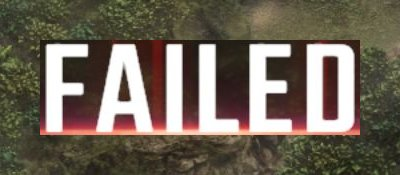
#> input picture tests/fixtures/vision/defeat_screen/composite_positive.jpg, 400 x 175 px
$ python -i fast_forward.py   (imports and definitions only)
#> lines starting #> are read from the running program, lines starting #| are printed output that depends on the picture; after the words box and inside, x2 and y2 are one past the last pixel; in counts of white or black regions, pixels touching at a corner belong together
#> further down, picture is the input picture: shape (175, 400, 3); mean B, G, R 89, 102.3, 111.7
from __future__ import annotations

import cv2
import numpy as np

from ggge_ai_2.interpreter.elements.region import Region, match

# [1 line that did not run here, left out]
FAST_FORWARD_OUTLINE_TOLERANCE = 3
FAST_FORWARD_OUTLINE_COVERAGE = 0.7
# [1 line that did not run here, left out]
FAST_FORWARD_GLYPH_MARGIN = 12
FAST_FORWARD_GLYPH_SCORE = 0.7

_STEPS = 120


def _outline_points(w: int, h: int) -> tuple[np.ndarray, np.ndarray]:
    """Return points on the capsule outline: two half circles joined by two straight edges."""
    left, top, right, bottom = (
        FAST_FORWARD_BOX[0] * w,
        FAST_FORWARD_BOX[1] * h,
        FAST_FORWARD_BOX[2] * w,
        FAST_FORWARD_BOX[3] * h,
    )
    radius = (bottom - top) / 2
    cy = (top + bottom) / 2
    left_cx, right_cx = left + radius, right - radius
    t = np.linspace(-np.pi / 2, np.pi / 2, _STEPS // 4)
    xs = np.concatenate(
        [
            right_cx + radius * np.cos(t),
            left_cx - radius * np.cos(t),
            np.linspace(left_cx, right_cx, _STEPS // 4),
            np.linspace(left_cx, right_cx, _STEPS // 4),
        ]
    )
    ys = np.concatenate(
        [
            cy + radius * np.sin(t),
            cy + radius * np.sin(t),
            np.full(_STEPS // 4, top),
            np.full(_STEPS // 4, bottom),
        ]
    )
    return np.clip(xs.astype(int), 0, w - 1), np.clip(ys.astype(int), 0, h - 1)


def fast_forward_outline_coverage(image: np.ndarray) -> float:
    """Return the share of the capsule outline that lies on an edge."""
    h, w = image.shape[:2]
#> h = 175; w = 400
    # The blue capsule and a beige map have the same brightness, so the saturation
    # edges find the outline where the gray edges do not (map20261026-40).
    gray = cv2.cvtColor(image, cv2.COLOR_BGR2GRAY)
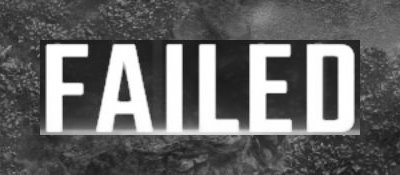
#> gray: shape (175, 400); min 8, max 255, mean 103.6
    saturation = cv2.cvtColor(image, cv2.COLOR_BGR2HSV)[..., 1]
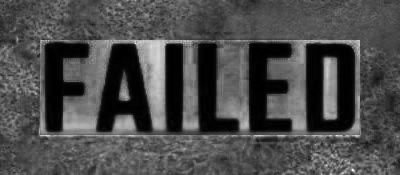
#> saturation: shape (175, 400); min 0, max 255, mean 75.3
    edges = np.maximum(
        cv2.Canny(cv2.GaussianBlur(gray, (5, 5), 0), 40, 120),
        cv2.Canny(cv2.GaussianBlur(saturation, (5, 5), 0), 40, 120),
    )
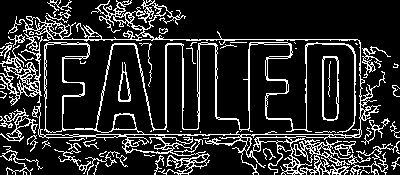
#> edges: shape (175, 400); 16.5% white in thin lines or dots
    size = 2 * FAST_FORWARD_OUTLINE_TOLERANCE + 1
    edges = cv2.dilate(edges, np.ones((size, size), np.uint8))
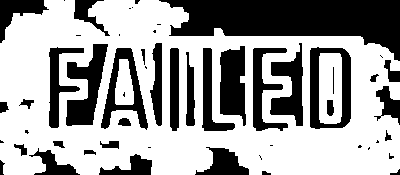
#> edges: shape (175, 400); 63.1% white; 54 black regions (20 under 20 px), largest, box (x1, y1, x2, y2) and area: (159, 0, 400, 61) 8369, (66, 44, 108, 126) 1736, (310, 47, 351, 129) 1616
    xs, ys = _outline_points(w, h)
    return float((edges[ys, xs] > 0).mean())


def fast_forward_glyph_score(image: np.ndarray) -> float:
    return match(image, FAST_FORWARD_GLYPH_REGION, "fast_forward_glyph", FAST_FORWARD_GLYPH_MARGIN)


def has_fast_forward(image: np.ndarray) -> bool:
    # Other screens put a different capsule button at the same place
    # (supporter_enhance, loading, series_list), so the shape alone is not enough.
    return (
        fast_forward_outline_coverage(image) >= FAST_FORWARD_OUTLINE_COVERAGE
        and fast_forward_glyph_score(image) >= FAST_FORWARD_GLYPH_SCORE
    )

>>> import cv2
>>> picture = cv2.imread('../../../../tests/fixtures/vision/defeat_screen/composite_positive.jpg')
>>> result = fast_forward_outline_coverage(picture)
#> result = 0
